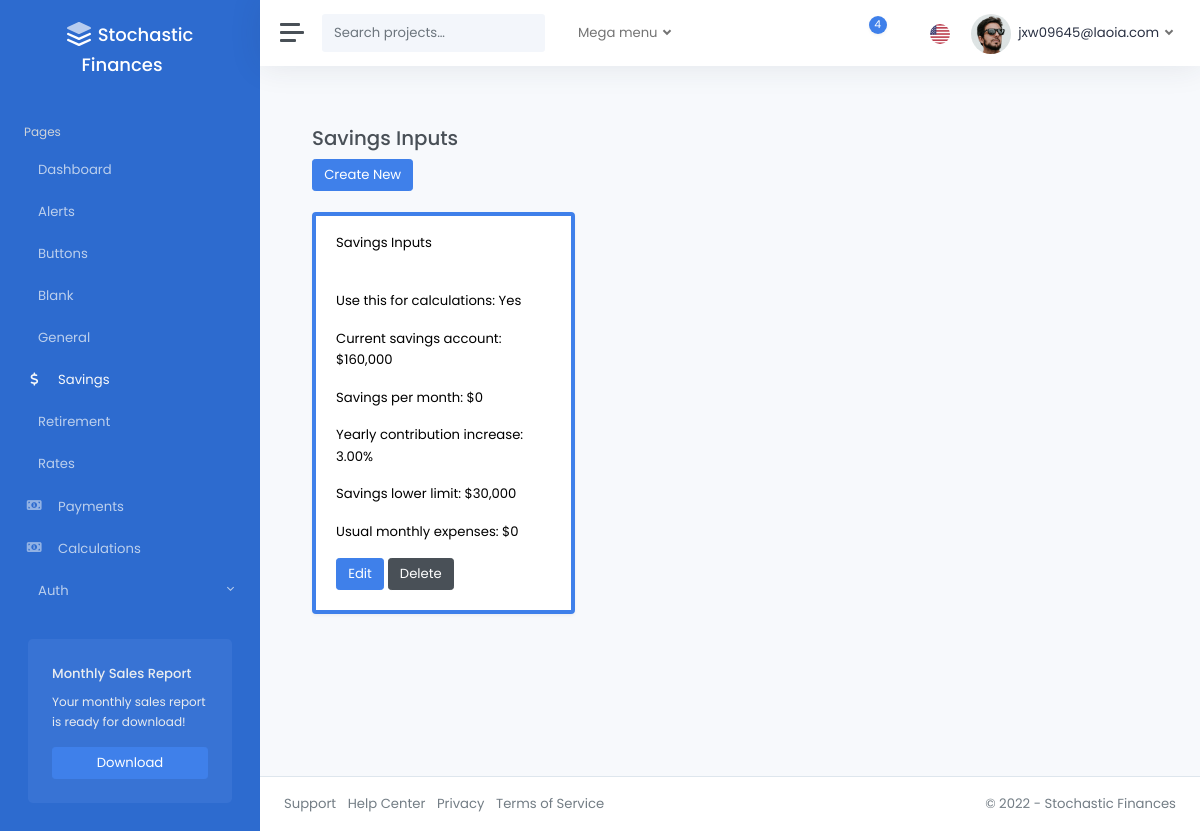
The page /savings/ (signed in) on the database as committed earlier.
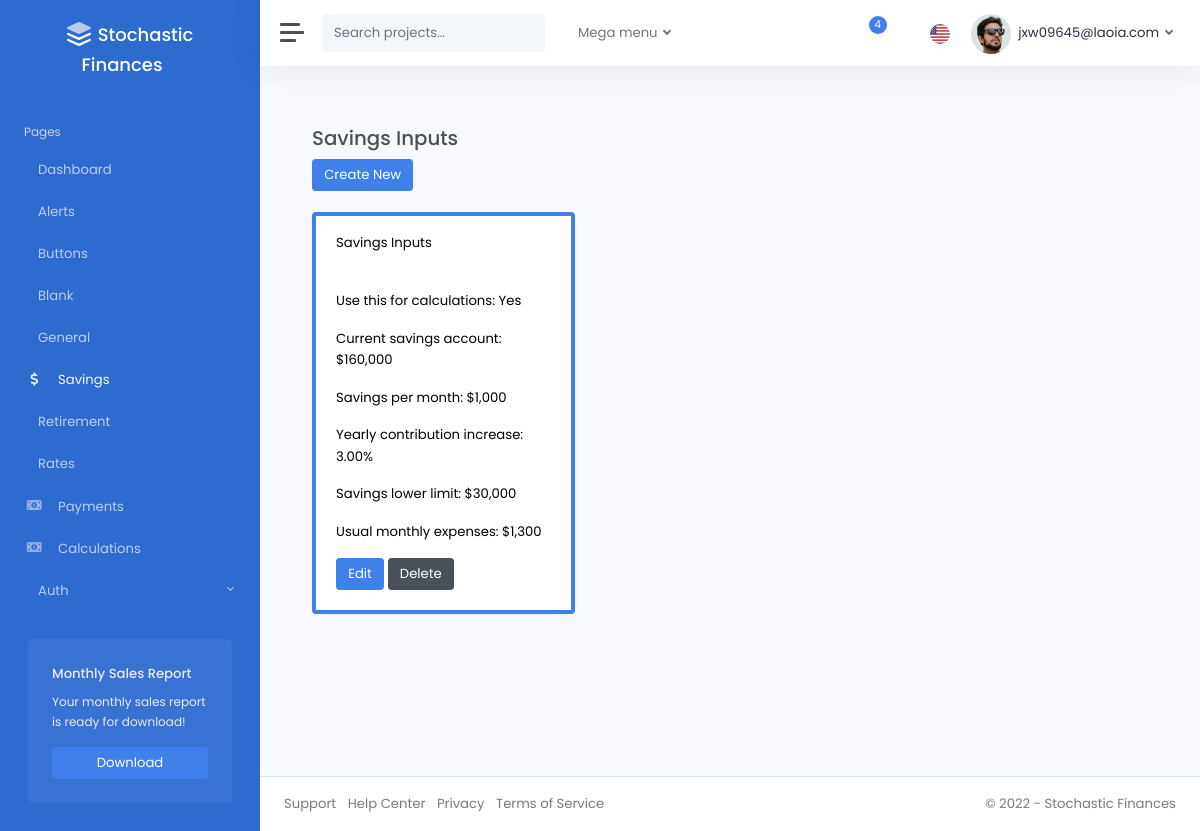
The same page on the database as committed later.
### pages/models.py (models this page shows)
class SavingsInputsModel(models.Model):
    is_active = models.BooleanField(
        default=False,
    )
    base_savings = models.FloatField(
        validators=[validate_base_savings, decimal_validator]
    )
    base_saved_per_mo = models.FloatField(
        validators=[validate_base_saved_per_mo, decimal_validator],
    )
    base_savings_per_yr_increase = models.FloatField(
        validators=[validate_base_per_yr_increase, decimal_validator],
    )
    savings_lower_limit = models.FloatField(
        validators=[validate_savings_lower_limit, decimal_validator]
    )
    base_monthly_bills = models.FloatField(
        validators=[validate_base_monthly_bills, decimal_validator]
    )
    interest_rate_per_yr = models.FloatField(
        validators=[validate_rates_per_yr, decimal_validator],
        null=True,
        blank=True,
        help_text="Optional: Leave blank to use default rate from Rates form",
    )
    created_by = models.ForeignKey(
        CustomUser,
        related_name="savings_inputs",
        on_delete=models.CASCADE,
    )
    modified_at = models.DateTimeField(auto_now=True)
    class Meta:
        verbose_name_plural = "Savings_Inputs"

### pages/views.py (the view)
# urls.py: path("savings/", savings_inputs_dashboard, name="savings_inputs_dashboard"),
@login_required
def savings_inputs_dashboard(request):
    savings_inputs_models = SavingsInputsModel.objects.filter(created_by=request.user)
    return render(
        request,
        "pages/savings_inputs.html",
        {"savings_inputs": savings_inputs_models},
    )

### templates/pages/savings_inputs.html (shortened to what this page needs)
{% extends 'layouts/_base.html' %}
{% load static %}
{% block content %}
<div class="container">
    <br />
    <h3>Savings Inputs</h3>
    <div>
        <a href="{% url 'savings_inputs_create'%}" class="btn btn-primary">Create New</a>
    </div>
<br />
<div class="row">
    {% for item in savings_inputs %}
        <div class="col-md-4">
            <div class="card shadow {% if item.is_active %}border-primary{% else %}border-dark{% endif %} mb-3 text-black" style="border-width: {% if item.is_active %}4px{% else %}3px{% endif %};">
                <div class="card-header">Savings Inputs</div>
                <div class="card-body">
                    <p class="card-text">Use this for calculations: {{ item.is_active|yesno|title }}</p>
                    <p class="card-text">Current savings account: ${{ item.base_savings|floatformat:"0g" }}</p>
                    <p class="card-text">Savings per month: ${{ item.base_saved_per_mo|floatformat:"0g" }}</p>
                    <p class="card-text">Yearly contribution increase: {{ item.base_savings_per_yr_increase|floatformat:"2" }}%</p>
                    <p class="card-text">Savings lower limit: ${{ item.savings_lower_limit|floatformat:"0g" }}</p>
                    <p class="card-text">Usual monthly expenses: ${{ item.base_monthly_bills|floatformat:"0g" }}</p>
                    <a href="{% url 'savings_inputs_edit' item.id %}" class="btn btn-primary">Edit</a>
                    <a href="{% url 'savings_inputs_delete' item.id %}" class="btn btn-secondary">Delete</a>
                </div>
            </div>
        </div>
    {% endfor %}
</div>
</div>
{% endblock %}

Rows that differ between the two databases and show on the page:
changed SavingsInputsModel "Yes": base_saved_per_mo "0" → "1,000"; base_monthly_bills "0" → "1,300"
